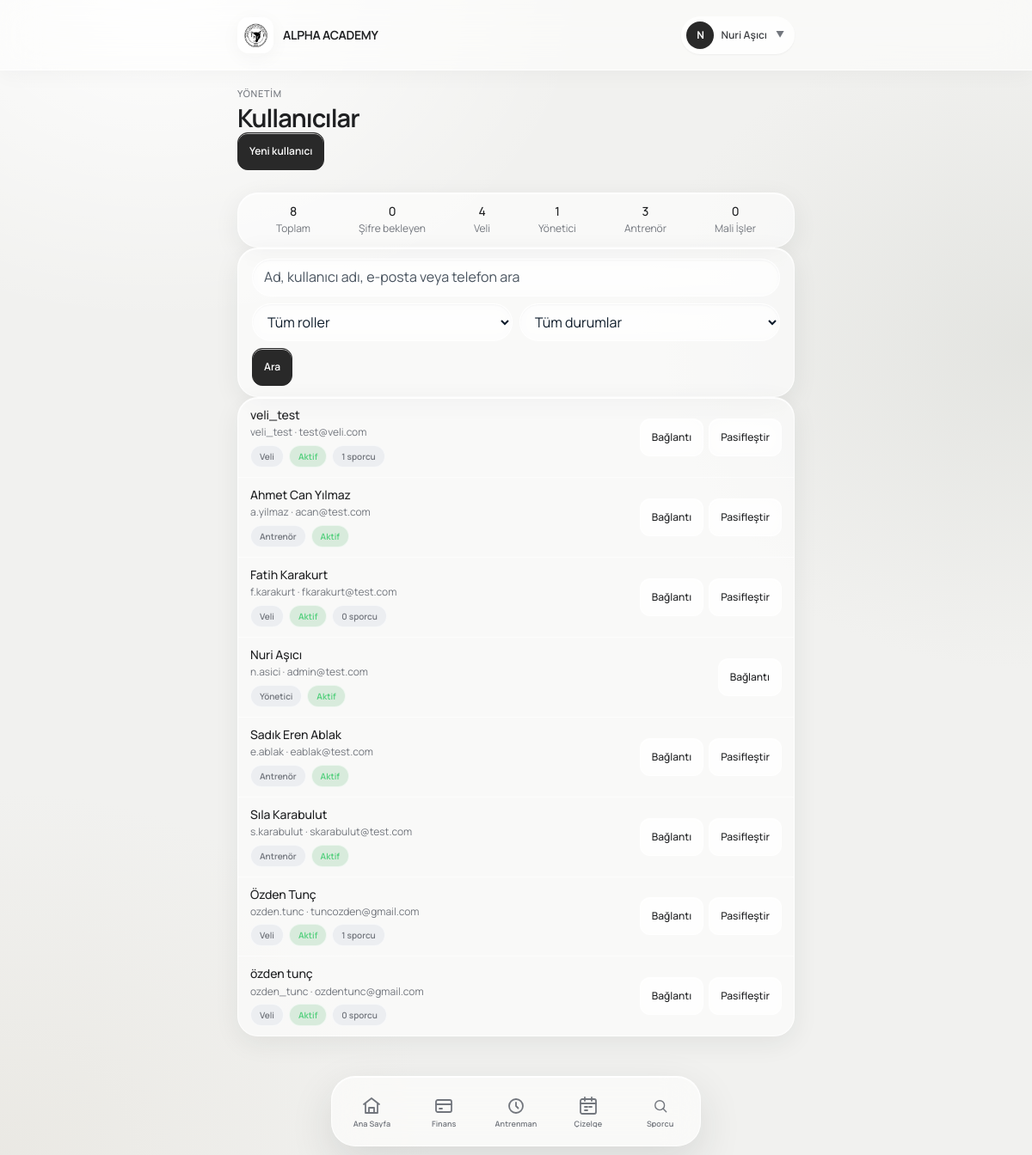
The page /users/ (signed in) on the database its author committed.
### users/models.py (models this page shows, shortened)
class User(AbstractUser):
    class Role(models.TextChoices):
        PARENT = 'parent', 'Veli'
        ADMIN = 'admin', 'Yönetici'
        COACH = 'coach', 'Antrenör'
        FINANCE = 'finance', 'Mali İşler'
    email = models.EmailField(unique=True, verbose_name="E-posta Adresi")
    role = models.CharField(
        max_length=20,
        choices=Role.choices,
        default=Role.PARENT,
        verbose_name="Kullanıcı Rolü"
    )
    phone_number = models.CharField(max_length=15, blank=True, null=True, verbose_name="Telefon Numarası")
    tc_identity = models.CharField(max_length=11, blank=True, null=True, verbose_name="T.C. Kimlik No")
    USERNAME_FIELD = 'username'
    REQUIRED_FIELDS = ['email', 'first_name', 'last_name']
    class Meta:
        verbose_name = "Kullanıcı"
        verbose_name_plural = "Kullanıcılar"
    @property
    def is_club_admin(self):
        return self.role == self.Role.ADMIN
    @property
    def is_coach(self):
        return self.role == self.Role.COACH

### users/views.py (the view, shortened to what this page needs)
# urls.py: path("users/", user_list_view, name="user-list"),
@role_required(allowed_roles=["admin"])
def user_list_view(request):
    query = request.GET.get("q", "").strip()
    role = request.GET.get("role", "")
    state = request.GET.get("state", "")
    base = User.objects.all()
    counts = {r: base.filter(role=r).count() for r, _ in User.Role.choices}
    users = base.annotate(child_count=Count("children"))
    if role in User.Role.values:
        users = users.filter(role=role)
    if state == "active":
        users = users.filter(is_active=True)
    elif state == "inactive":
        users = users.filter(is_active=False)
    elif state == "pending":
        users = users.filter(password__startswith="!")
    return render(request, "users/user_list.html", {
        "users": users.order_by("first_name", "last_name"),
        "query": query,
        "role": role,
        "state": state,
        "total": base.count(),
        "pending_count": base.filter(password__startswith="!").count(),
        "role_tabs": [(v, l, counts[v]) for v, l in User.Role.choices],
    })

### templates/users/user_list.html (shortened to what this page needs)
{% extends "base.html" %}
{% block content %}
<div class="page-header">
    <div>
        <div class="page-header-main">
            <p class="page-eyebrow">Yönetim</p>
            <h1 class="page-title">Kullanıcılar</h1>
        </div>
    </div>
    <a href="{% url 'user-create' %}" class="ui-btn ui-btn-sm ui-btn-dark">Yeni kullanıcı</a>
</div>
<div class="dashboard">
    <div class="ui-card" style="padding:12px 16px;display:flex;justify-content:space-around;text-align:center">
        <div><p class="ui-list-title">{{ total }}</p><p class="ui-list-subtitle">Toplam</p></div>
        <div><p class="ui-list-title">{{ pending_count }}</p><p class="ui-list-subtitle">Şifre bekleyen</p></div>
        {% for value, label, count in role_tabs %}
            <div><p class="ui-list-title">{{ count }}</p><p class="ui-list-subtitle">{{ label }}</p></div>
        {% endfor %}
    </div>
    <form method="get" class="ui-card ui-modal-form" style="padding:12px 16px;display:grid;gap:8px">
        <input type="search" name="q" value="{{ query }}" class="ui-input" placeholder="Ad, kullanıcı adı, e-posta veya telefon ara" autocomplete="off">
        <div style="display:grid;grid-template-columns:1fr 1fr;gap:8px">
            <select name="role" class="ui-select" onchange="this.form.submit()">
                <option value="">Tüm roller</option>
            </select>
            <select name="state" class="ui-select" onchange="this.form.submit()">
                <option value="">Tüm durumlar</option>
            </select>
        </div>
        <div style="display:flex;gap:8px">
            <button type="submit" class="ui-btn ui-btn-sm ui-btn-dark">Ara</button>
        </div>
    </form>
    <div class="ui-card ui-scroll-list">
        {% for item in users %}
            <div class="ui-list-item" style="flex-wrap:wrap;gap:8px{% if not item.is_active %};opacity:.6{% endif %}">
                <div class="ui-list-content" style="min-width:0">
                    <p class="ui-list-title">{{ item.get_full_name|default:item.username }}</p>
                    <p class="ui-list-subtitle">{{ item.username }} · {{ item.email }}{% if item.phone_number %} · {{ item.phone_number }}{% endif %}</p>
                    <div style="display:flex;gap:6px;flex-wrap:wrap;margin-top:6px">
                        <span class="ui-badge ui-badge-neutral">{{ item.get_role_display }}</span>
                        {% if not item.is_active %}
                            <span class="ui-badge ui-badge-danger">Pasif</span>
                        {% elif not item.has_usable_password %}
                            <span class="ui-badge ui-badge-warning">Şifre bekliyor</span>
                        {% else %}
                            <span class="ui-badge ui-badge-success">Aktif</span>
                        {% endif %}
                        {% if item.role == 'parent' %}<span class="ui-badge ui-badge-neutral">{{ item.child_count }} sporcu</span>{% endif %}
                    </div>
                </div>
                <div class="ui-list-end" style="display:flex;gap:6px">
                    <a href="{% url 'user-invite' item.pk %}" class="ui-btn ui-btn-sm ui-btn-secondary">Bağlantı</a>
                    {% if item.pk != request.user.pk %}
                    <form method="post" action="{% url 'user-toggle-active' item.pk %}">
                        <button type="submit" class="ui-btn ui-btn-sm ui-btn-secondary">{% if item.is_active %}Pasifleştir{% else %}Aktifleştir{% endif %}</button>
                    </form>
                    {% endif %}
                </div>
            </div>
        {% empty %}
            <div class="ui-empty"><p class="ui-empty-description">Aramanıza uyan kullanıcı yok.</p></div>
        {% endfor %}
    </div>
</div>
{% endblock %}

### templates/components/app/topbar.html (shortened to what this page needs)
{% load static %}
<div class="app-topbar">
    <div class="app-topbar-inner">
        <a href="/" class="app-brand hover:opacity-90 transition-opacity">
            <div class="app-brand-logo flex items-center justify-center font-black text-xs text-[var(--ui-primary-text)] bg-[var(--ui-primary)]">
                <img src="/media/logos/new_logo.png" alt="Alpha Academy Logo" class="w-full h-full object-cover" />
            </div>
            <div class="min-w-0">
                <span class="app-brand-name">ALPHA ACADEMY</span>
            </div>
        </a>
        {% if request.user.is_authenticated %}
            <div class="app-topbar-actions relative" id="topbar-user-dropdown-wrapper">
                <button type="button"
                        class="flex items-center gap-2 p-1.5 pr-3 rounded-full bg-white/60 hover:bg-white/90 border border-[var(--ui-border-dark)] backdrop-blur-md shadow-sm transition-all active:scale-[0.98]"
                        onclick="document.getElementById('topbar-user-dropdown').classList.toggle('hidden')">
                    <div class="w-8 h-8 rounded-full bg-[var(--ui-dark)] text-white text-xs font-bold flex items-center justify-center shadow-sm shrink-0">
                        {% if request.user.first_name %}
                            {{ request.user.first_name|first|upper }}
                        {% else %}
                            {{ request.user.username|first|upper }}
                        {% endif %}
                    </div>
                    <span class="hidden sm:inline text-xs font-semibold text-[var(--ui-text-soft)]">
                        {% if request.user.get_full_name %}
                            {{ request.user.get_full_name }}
                        {% else %}
                            {{ request.user.username }}
                        {% endif %}
                    </span>
                    <span class="text-[10px] text-[var(--ui-muted)] ml-0.5">▼</span>
                </button>
            </div>
        {% endif %}
    </div>
</div>

### rows shown on the page
User: user.first_name|first "N", user.get_full_name "Nuri Aşıcı", get_full_name "Nuri Aşıcı", username "n.asici", email "admin@test.com", role "Yönetici", is_active "Aktif"
User: get_full_name "veli_test", username "veli_test", email "test@veli.com", role "Veli", is_active "Aktif", child_count "1"
User: get_full_name "Ahmet Can Yılmaz", username "a.yilmaz", email "acan@test.com", role "Antrenör", is_active "Aktif"
User: get_full_name "Fatih Karakurt", username "f.karakurt", email "fkarakurt@test.com", role "Veli", is_active "Aktif", child_count "0"
User: get_full_name "Sadık Eren Ablak", username "e.ablak", email "eablak@test.com", role "Antrenör", is_active "Aktif"
User: get_full_name "Sıla Karabulut", username "s.karabulut", email "skarabulut@test.com", role "Antrenör", is_active "Aktif"
User: get_full_name "Özden Tunç", username "ozden.tunc", email "tuncozden@gmail.com", role "Veli", is_active "Aktif", child_count "1"
User: get_full_name "özden tunç", username "ozden_tunc", email "ozdentunc@gmail.com", role "Veli", is_active "Aktif", child_count "0"

### other values the page prints
{{ total }} "8"
{{ pending_count }} "0"
{{ count }} "4" "1" "3" "0"
{{ label }} "Veli" "Yönetici" "Antrenör" "Mali İşler"
